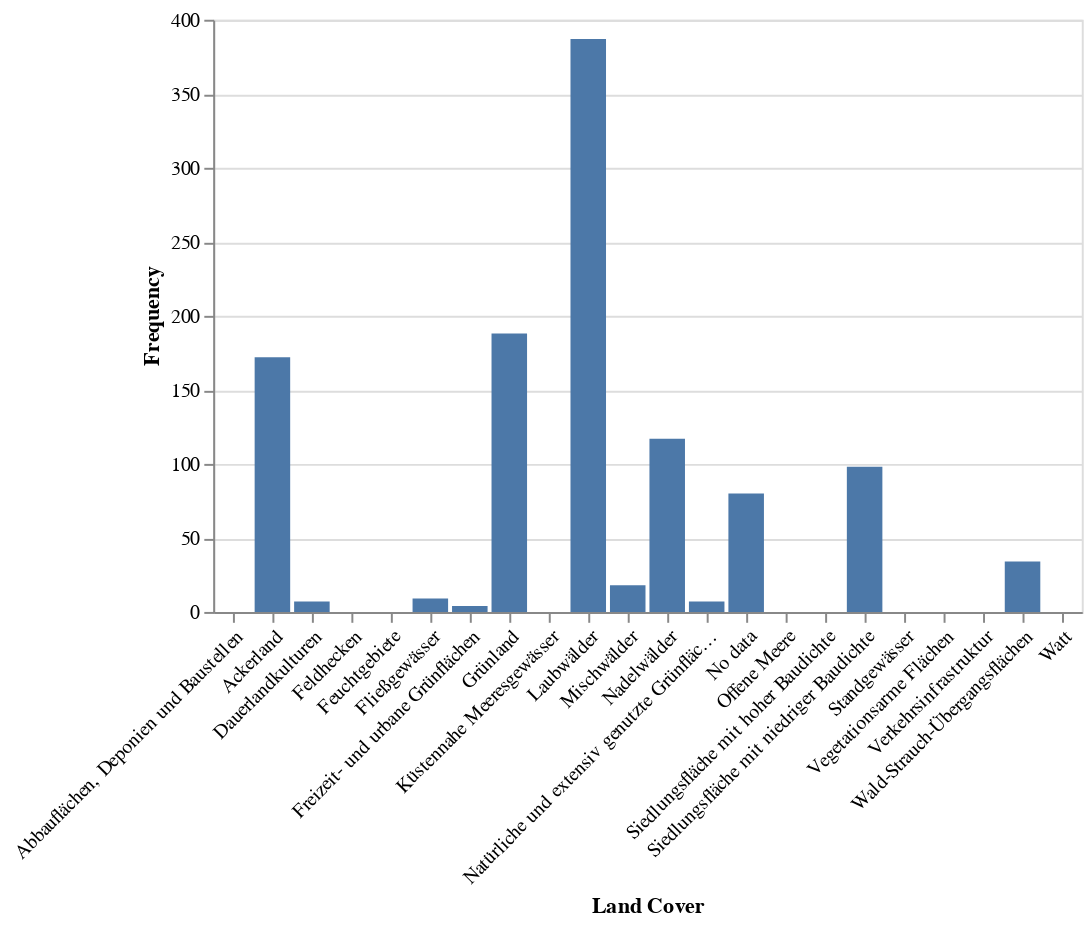

Notebook code for this chart:
### Code cell
#Request the plot from Geo Engine
plot_felis_silvestris = workflow_felis_silvestris_full.plot_chart(
    ge.QueryRectangle(
        ge.BoundingBox2D(5.852490, 47.271121, 15.022059, 55.065334),
        ge.TimeInterval(start_time, end_time),
        resolution=ge.SpatialResolution(0.1, 0.1),
        srs="EPSG:4326"
    )
)

#Show the plot
alt.Chart.from_dict(plot_felis_silvestris.spec)

### Figure 1 — Vega-Lite specification as saved in the notebook (floating-point values rounded to 4 significant figures)
{"config": {"view": {"continuousWidth": 300, "continuousHeight": 300}}, "data": {"name": "data-75a739c38a5df652a439666261bca657"}, "mark": "bar", "encoding": {"x": {"axis": {"labelAngle": -45}, "field": "Land Cover", "type": "nominal"}, "y": {"field": "Frequency", "type": "quantitative"}}, "width": "container", "$schema": "https://vega.github.io/schema/vega-lite/v5.json", "datasets": {"data-75a739c38a5df652a439666261bca657": [{"Frequency": 0, "Land Cover": "Abbauflächen, Deponien und Baustellen"}, {"Frequency": 172, "Land Cover": "Ackerland"}, {"Frequency": 7, "Land Cover": "Dauerlandkulturen"}, {"Frequency": 0, "Land Cover": "Feldhecken"}, {"Frequency": 0, "Land Cover": "Feuchtgebiete"}, {"Frequency": 9, "Land Cover": "Fließgewässer"}, {"Frequency": 4, "Land Cover": "Freizeit- und urbane Grünflächen"}, {"Frequency": 188, "Land Cover": "Grünland"}, {"Frequency": 0, "Land Cover": "Küstennahe Meeresgewässer"}, {"Frequency": 387, "Land Cover": "Laubwälder"}, {"Frequency": 18, "Land Cover": "Mischwälder"}, {"Frequency": 117, "Land Cover": "Nadelwälder"}, {"Frequency": 7, "Land Cover": "Natürliche und extensiv genutzte Grünflächen"}, {"Frequency": 80, "Land Cover": "No data"}, {"Frequency": 0, "Land Cover": "Offene Meere"}, {"Frequency": 0, "Land Cover": "Siedlungsfläche mit hoher Baudichte"}, {"Frequency": 98, "Land Cover": "Siedlungsfläche mit niedriger Baudichte"}, {"Frequency": 0, "Land Cover": "Standgewässer"}, {"Frequency": 0, "Land Cover": "Vegetationsarme Flächen"}, {"Frequency": 0, "Land Cover": "Verkehrsinfrastruktur"}, {"Frequency": 34, "Land Cover": "Wald-Strauch-Übergangsflächen"}, {"Frequency": 0, "Land Cover": "Watt"}]}}
